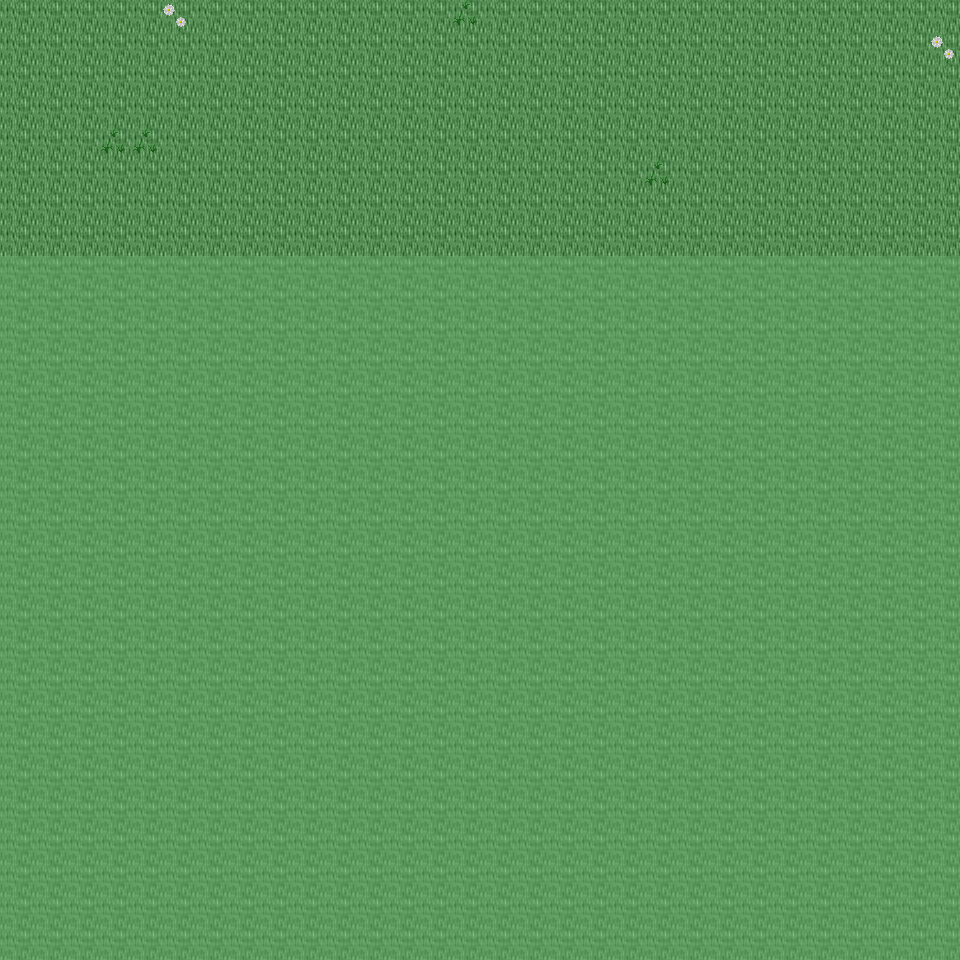

Tiled map render using the project's own tile images. Description and the map definition, with tile-layer contents summarised, below:
An orthogonal 30x30 tile map with 32x32 px tiles, 6 tile layers (Ground, Object, Object2, Above, ...), 26 tilesets and 3 objects (3x mapchange).

<map version="1.0" orientation="orthogonal" renderorder="right-down" width="30" height="30" tilewidth="32" tileheight="32" nextobjectid="4">
  <tileset firstgid="1" name="tileset_ground_ground" tilewidth="32" tileheight="32" tilecount="33" columns="3">
    <image source="../drawable/tileset_ground_ground.png" width="96" height="352" />
  </tileset>
  <tileset firstgid="34" name="tileset_ground_ice_ice" tilewidth="32" tileheight="32" tilecount="3" columns="3">
    <image source="../drawable/tileset_ground_ice_ice.png" width="96" height="32" />
  </tileset>
  <tileset firstgid="37" name="tileset_plant_grasses" tilewidth="32" tileheight="32" tilecount="6" columns="3">
    <image source="../drawable/tileset_plant_grasses.png" width="96" height="64" />
  </tileset>
  <tileset firstgid="43" name="tileset_plant_flower_daisy_white" tilewidth="32" tileheight="32" tilecount="8" columns="2">
    <image source="../drawable/tileset_plant_flower_daisy_white.png" width="64" height="128" />
  </tileset>
  <tileset firstgid="51" name="tileset_plant_flower_daisy_blue" tilewidth="32" tileheight="32" tilecount="8" columns="2">
    <image source="../drawable/tileset_plant_flower_daisy_blue.png" width="64" height="128" />
  </tileset>
  <tileset firstgid="59" name="tileset_ground_ridge_earth_dark" tilewidth="32" tileheight="32" tilecount="96" columns="12">
    <image source="../drawable/tileset_ground_ridge_earth_dark.png" width="384" height="256" />
  </tileset>
  <tileset firstgid="155" name="tileset_ground_rock_pebbles" tilewidth="32" tileheight="32" tilecount="3" columns="1">
    <image source="../drawable/tileset_ground_rock_pebbles.png" width="32" height="96" />
  </tileset>
  <tileset firstgid="158" name="tileset_ground_grass_edges" tilewidth="32" tileheight="32" tilecount="36" columns="12">
    <image source="../drawable/tileset_ground_grass_edges.png" width="384" height="96" />
  </tileset>
  <tileset firstgid="194" name="tileset_plant_bush_bushes" tilewidth="32" tileheight="32" tilecount="10" columns="5">
    <image source="../drawable/tileset_plant_bush_bushes.png" width="160" height="64" />
  </tileset>
  <tileset firstgid="204" name="tileset_plant_stump_stump_purple" tilewidth="32" tileheight="32" tilecount="4" columns="2">
    <image source="../drawable/tileset_plant_stump_stump_purple.png" width="64" height="64" />
  </tileset>
  <tileset firstgid="208" name="tileset_building_wall_stone" tilewidth="32" tileheight="32" tilecount="12" columns="3">
    <image source="../drawable/tileset_building_wall_stone.png" width="96" height="128" />
  </tileset>
  <tileset firstgid="220" name="tileset_ground_ridge_ice_2" tilewidth="32" tileheight="32" tilecount="42" columns="7">
    <image source="../drawable/tileset_ground_ridge_ice_2.png" width="224" height="192" />
  </tileset>
  <tileset firstgid="262" name="tileset_plant_tree_tree_green" tilewidth="32" tileheight="32" tilecount="88" columns="8">
    <image source="../drawable/tileset_plant_tree_tree_green.png" width="256" height="352" />
  </tileset>
  <tileset firstgid="350" name="tileset_building_window_window_long" tilewidth="32" tileheight="32" tilecount="3" columns="3">
    <image source="../drawable/tileset_building_window_window_long.png" width="96" height="32" />
  </tileset>
  <tileset firstgid="353" name="tileset_building_window_window_right" tilewidth="32" tileheight="32" tilecount="2" columns="2">
    <image source="../drawable/tileset_building_window_window_right.png" width="64" height="32" />
  </tileset>
  <tileset firstgid="355" name="tileset_building_door_door_n" tilewidth="32" tileheight="32" tilecount="6" columns="3">
    <image source="../drawable/tileset_building_door_door_n.png" width="96" height="64" />
  </tileset>
  <tileset firstgid="361" name="tileset_building_door_closed_with_key" tilewidth="32" tileheight="32" tilecount="1" columns="1">
    <image source="../drawable/tileset_building_door_closed_with_key.png" width="32" height="32" />
  </tileset>
  <tileset firstgid="362" name="tileset_ground_ladder_horizontal_dark" tilewidth="32" tileheight="32" tilecount="3" columns="1">
    <image source="../drawable/tileset_ground_ladder_horizontal_dark.png" width="32" height="96" />
  </tileset>
  <tileset firstgid="365" name="tileset_ground_ladder_vertical_dark" tilewidth="32" tileheight="32" tilecount="3" columns="3">
    <image source="../drawable/tileset_ground_ladder_vertical_dark.png" width="96" height="32" />
  </tileset>
  <tileset firstgid="368" name="tileset_building_roof_yellow" tilewidth="32" tileheight="32" tilecount="20" columns="5">
    <image source="../drawable/tileset_building_roof_yellow.png" width="160" height="128" />
  </tileset>
  <tileset firstgid="388" name="tileset_logic_creature_gnome" tilewidth="32" tileheight="32" tilecount="6" columns="6">
    <image source="../drawable/tileset_logic_creature_gnome.png" width="192" height="32" />
  </tileset>
  <tileset firstgid="394" name="tileset_logic_collision" tilewidth="32" tileheight="32" tilecount="1" columns="1">
    <image source="../drawable/tileset_logic_collision.png" width="32" height="32" />
  </tileset>
  <tileset firstgid="395" name="tileset_item_blood_nsew_stains" tilewidth="32" tileheight="32" tilecount="4" columns="2">
    <image source="../drawable/tileset_item_blood_nsew_stains.png" width="64" height="64" />
  </tileset>
  <tileset firstgid="399" name="tileset_item_blood_floor_stain" tilewidth="32" tileheight="32" tilecount="1" columns="1">
    <image source="../drawable/tileset_item_blood_floor_stain.png" width="32" height="32" />
  </tileset>
  <tileset firstgid="400" name="tileset_ground_blue_paving" tilewidth="32" tileheight="32" tilecount="2" columns="1">
    <image source="../drawable/tileset_ground_blue_paving.png" width="32" height="64" />
  </tileset>
  <tileset firstgid="402" name="tileset_ground_green_paving" tilewidth="32" tileheight="32" tilecount="18" columns="3">
    <image source="../drawable/tileset_ground_green_paving.png" width="96" height="192" />
  </tileset>
  <layer name="Ground" width="30" height="30">
    <data>[900 cells, 240 non-empty, 1 distinct tile ids]</data>
  </layer>
  <layer name="Object" width="30" height="30">
    <data>[900 cells, 6 non-empty, 2 distinct tile ids]</data>
  </layer>
  <layer name="Object2" width="30" height="30">
    <data>[900 cells, 0 non-empty, 0 distinct tile ids]</data>
  </layer>
  <layer name="Above" width="30" height="30">
    <data>[900 cells, 0 non-empty, 0 distinct tile ids]</data>
  </layer>
  <layer name="Above2" width="30" height="30">
    <data>[900 cells, 0 non-empty, 0 distinct tile ids]</data>
  </layer>
  <layer name="Walkable" width="30" height="30">
    <data>[900 cells, 660 non-empty, 1 distinct tile ids]</data>
  </layer>
  <objectgroup name="MapEvents">
    <object id="1" name="north" type="mapchange" x="0" y="0" width="960" height="32">
      <properties>
        <property name="map" value="0_ados_mountain_n2_w2_x0_y3" />
        <property name="place" value="south" />
      </properties>
    </object>
    <object id="2" name="west" type="mapchange" x="0" y="0" width="32" height="256">
      <properties>
        <property name="map" value="0_deniran_forest_n2_w_x0_y4" />
        <property name="place" value="east" />
      </properties>
    </object>
    <object id="3" name="east" type="mapchange" x="928" y="0" width="32" height="256">
      <properties>
        <property name="map" value="0_ados_mountain_n2_w2_x1_y4" />
        <property name="place" value="west" />
      </properties>
    </object>
  </objectgroup>
</map>
